Frame 1 (no input): blank canvas, image omitted
Frame 60 (the mouse pressed at the canvas centre just before this capture): blank canvas, image omitted
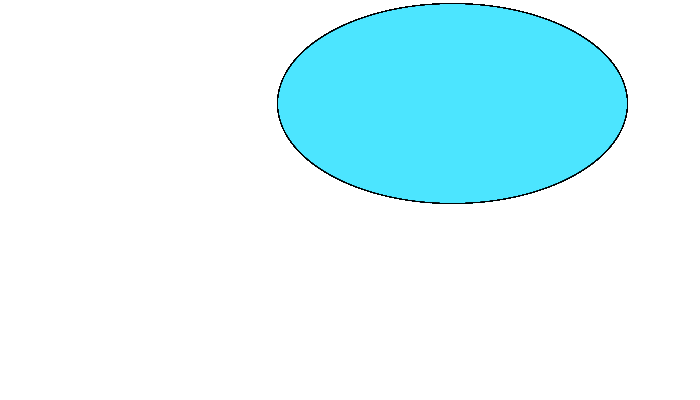
Frame 120 (the mouse held since frame 60 and released just before this capture)

The Processing sketch whose frames 1 and 60 were blank and that drew this single picture after the mouse press (run headless with seeded random() and noise(); from frame 60 on, the mouse is pressed at the canvas centre):

// Processing sketch: processing_36064
// ── processing_36064.pde

int total = 0;

float[] xpos = new float[0];
float[] ypos = new float[0];;
float[] r = new float[0];
float[] g = new float[0];
float[] b = new float[0];

void setup(){
  background (255);
  size(700,400);
  smooth();
  //noStroke();
  strokeWeight(0.5);
  
}
void keyPressed(){
 
    background(255);
    xpos = new float[0];
    ypos = new float[0];;
    r = new float[0];
    g = new float[0];
    b = new float[0];
    total=0;
}

void draw(){
 
  int i = 0;
  while (i < total) {
    fill(0,mouseY,mouseX,5);
    ellipse(xpos[i],ypos[i],mouseX,mouseY);
    i = i + 1;
    
}
}



void mousePressed(){
  total = total + 1;
  xpos = expand(xpos, total);
  ypos = expand(ypos, total);
  
  xpos[total - 1] = random(width);
  ypos[total - 1] = random(height);
} 
